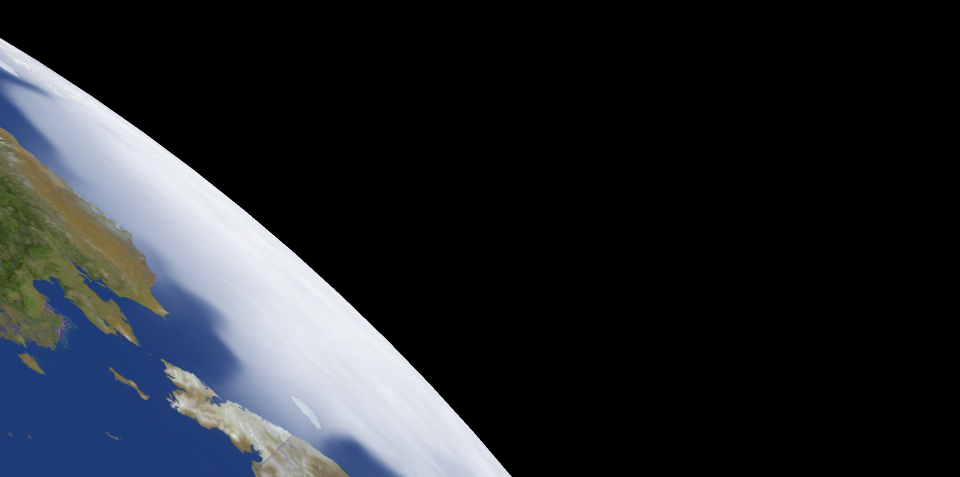
#> input picture images/45.jpg, 1920 x 954 px (shown at 1/2 size)
$ python main.py
#> lines starting #> are read from the running program, lines starting #| are printed output that depends on the picture; after the words box and inside, x2 and y2 are one past the last pixel; in counts of white or black regions, pixels touching at a corner belong together; long printed decimals are rounded
import numpy as np
import matplotlib.pyplot as plt
from PIL import Image
import cv2
from scipy.optimize import minimize
from scipy.optimize import Bounds
import math

#Read image from
img = cv2.imread('images/45.jpg')
#> img is the input picture: shape (954, 1920, 3); mean B, G, R 44.3, 39.3, 36.1


#Add filter to image for blur
blur_image = cv2.GaussianBlur(img,(3, 33), 0)


#Conver to gray
gray = cv2.cvtColor(blur_image, cv2.COLOR_BGR2GRAY)
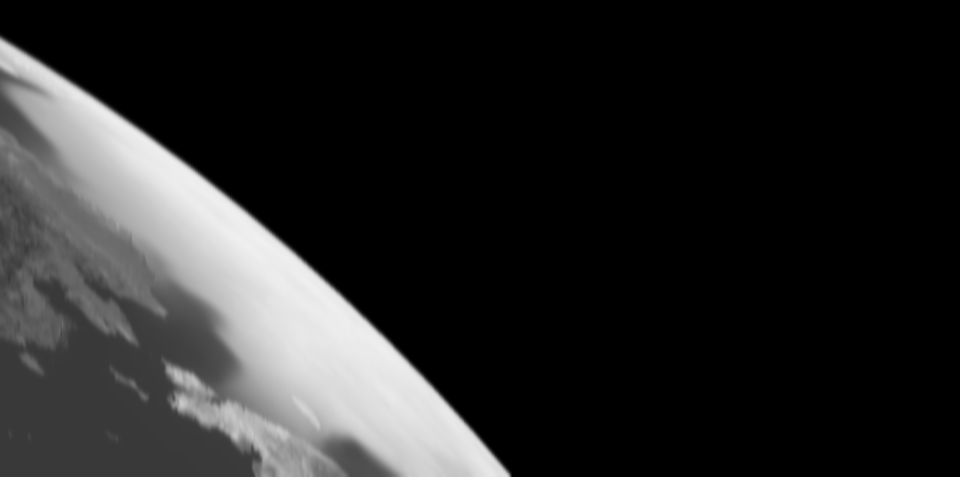
#> gray: shape (954, 1920) (shown at 1/2 size); min 0, max 241, mean 38.9


#make white and black pixels
_, thres = cv2.threshold(gray, 80, 255, cv2.THRESH_BINARY)
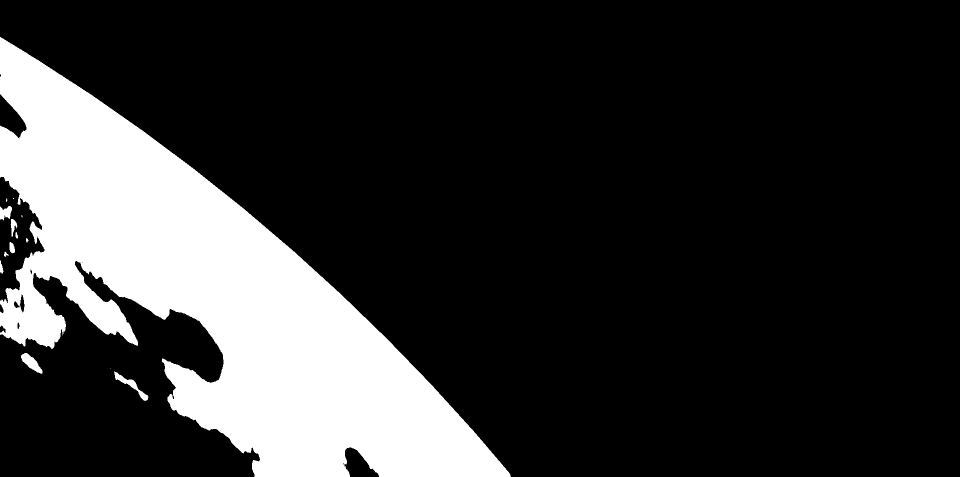
#> thres: shape (954, 1920) (shown at 1/2 size); 19.4% white; 14 white regions (4 under 20 px), largest, box (x1, y1, x2, y2) and area: (0, 74, 1022, 954) 351949, (228, 743, 297, 802) 825, (42, 706, 85, 748) 807

#Highlight edges
edged = cv2.Canny(thres, 10, 255)
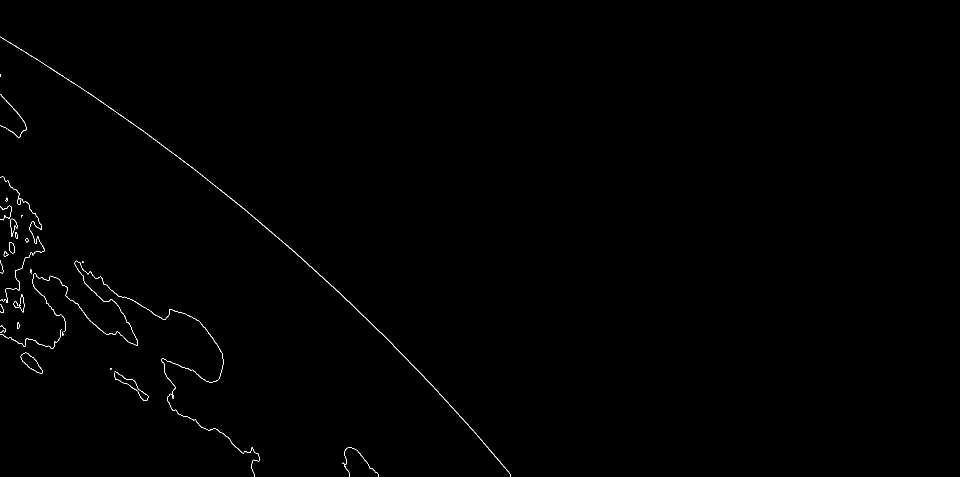
#> edged: shape (954, 1920) (shown at 1/2 size); 0.31% white in thin lines or dots, all inside (x1, y1, x2, y2) = (0, 73, 1022, 954)


#just size of image
height = len(gray[:,1])
#> height = 954
width = len(gray[1,:])
#> width = 1920


#Array of white pixels with coords
indices = np.where(edged != 0)
#> indices = 5611 positions, rows 73 to 953, columns 0 to 1021
X = [elem for elem in indices[1] ]
#> X = 5611 values, max 1021 at index 5606, min 0 at index 0, mean 307.8
Y = [elem for elem in indices[0] ]
#> Y = 5611 values from 73 to 953


#make array with center
if len(X) % 2 == 0:
    X.append(min(X))
    Y.append(min(Y))


LeftX =  min(X)
#> LeftX = 0
RightX = max(X)
#> RightX = 1021
CenterX= np.median(X)
#> CenterX = 240

indec = np.where(X == CenterX)[0][0]
#> indec = 391

LeftY = Y[np.argmin(X)]
#> LeftY = 73
RightY = Y[np.argmax(X)]
#> RightY = 952
CenterY =  Y[indec]
#> CenterY = 229


X=[LeftX,CenterX,RightX]
#> X = [0, 240, 1021]
Y=[LeftY,CenterY,RightY]
#> Y = [73, 229, 952]


plt.imshow(img)
plt.plot(X,Y)

plt.show()
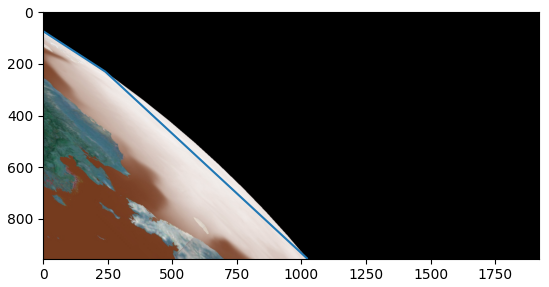
#> figure drawn by matplotlib, 1 panel; B, G, R data is drawn as R, G, B


def error(args):
    sum=0
    for i, elem in enumerate(X):
        sum=sum+((args[0]-X[i])**2+(args[1]-Y[i])**2-args[2]**2)**2
#> this loop made 3 passes
#> (elem, sum) on passes 1 to 3: (0, 6.25e+14), (240, 1.24e+15), (1021, 1.78e+15)
#> after the loop, sum = 1.78e+15
    return sum

result = minimize(error, np.array([0, 0, 5000]),
                  method = 'L-BFGS-B',
                  bounds=((-10000,10000),(-10000,10000),(-10000,10000)))
#> the loop in error (call 2), `for i, elem in enumerate(X):` made 3 passes
#> result = 10 items


coef = result.x
#> coef = [-2042.5, 3478, -3970.6]

print(coef)
#| [-2042.519  3477.952 -3970.589]

xc = coef[0] - round(width/2)
#> xc = -3002.5

yc = coef[1] - round(height/2)
#> yc = 3001

print(xc ,yc)
#| -3002.519 3000.952


theta = -math.atan2(xc, yc) * 180/math.pi
#> theta = 45.01

print(theta)
#| 45.015

$ run again, with images/0.jpg copied over images/45.jpg
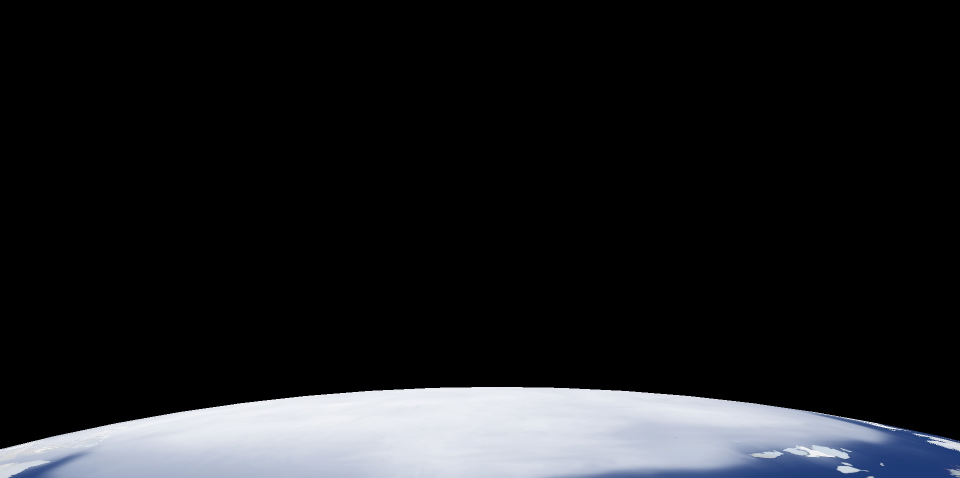
#> input picture images/0.jpg, 1920 x 956 px (shown at 1/2 size)
#> img is the input picture: shape (956, 1920, 3); mean B, G, R 32.1, 29.5, 28.3
#> `_, thres = cv2.threshold(gray, 80, 255, cv2.THRESH_BINARY)`:
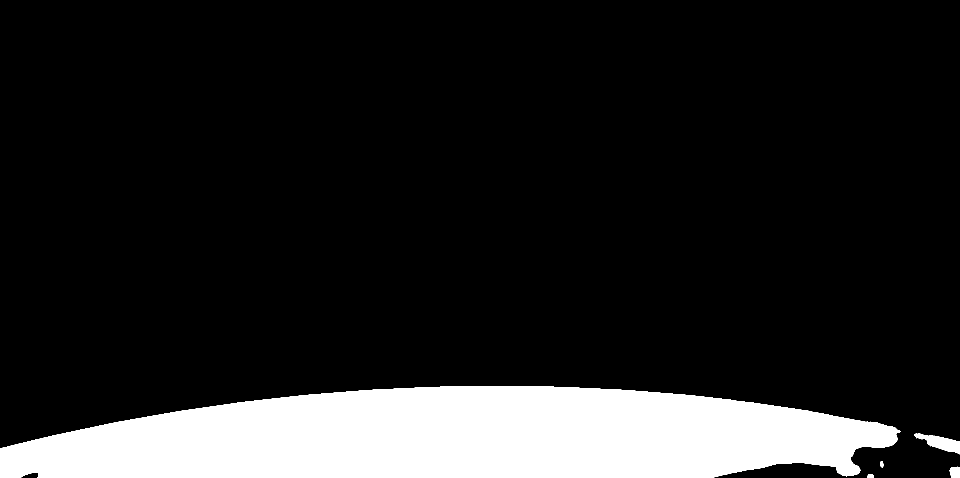
#> thres: shape (956, 1920) (shown at 1/2 size); 14.1% white; 5 white regions, box (x1, y1, x2, y2) and area: (0, 772, 1801, 956) 256315, (1829, 866, 1920, 909) 1766, (1899, 933, 1920, 956) 416, (1735, 948, 1748, 956) 91, (1761, 922, 1767, 935) 65
#> edged: shape (956, 1920); 0.14% white in thin lines or dots, all inside (x1, y1, x2, y2) = (0, 771, 1920, 956)
#> height = 956
#> width = 1920
#> indices = 2644 positions, rows 771 to 955, columns 0 to 1919
#> `X = [elem for elem in indices[1] ]`: X = 2644 values, max 1919 at index 1914, min 0 at index 2069, mean 1132.9
#> `Y = [elem for elem in indices[0] ]`: Y = 2644 values from 771 to 955
#> LeftX = 0
#> RightX = 1919
#> CenterX = 1274
#> indec = 568
#> LeftY = 895
#> RightY = 882
#> CenterY = 781
#> `X=[LeftX,CenterX,RightX]`: X = [0, 1274, 1919]
#> `Y=[LeftY,CenterY,RightY]`: Y = [895, 781, 882]
#> `plt.show()`:
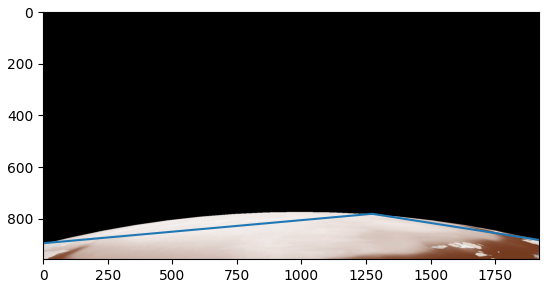
#> figure drawn by matplotlib, 1 panel; B, G, R data is drawn as R, G, B
#> the loop in error, `for i, elem in enumerate(X):` made 3 passes
#> (elem, sum) on passes 1 to 3: (0, 5.86e+14), (1274, 1.1e+15), (1919, 1.53e+15)
#> after the loop in error, `for i, elem in enumerate(X):`: sum = 1.53e+15
#> the loop in error (call 2), `for i, elem in enumerate(X):` made 3 passes
#> result = 10 items
#> coef = [985.5, 4733.1, 3962.7]
#| [ 985.545 4733.143 3962.656]
#> xc = 25.55
#> yc = 4255.1
#| 25.545 4255.143
#> theta = -0.344
#| -0.344

$ run again, with images/180.jpg copied over images/45.jpg
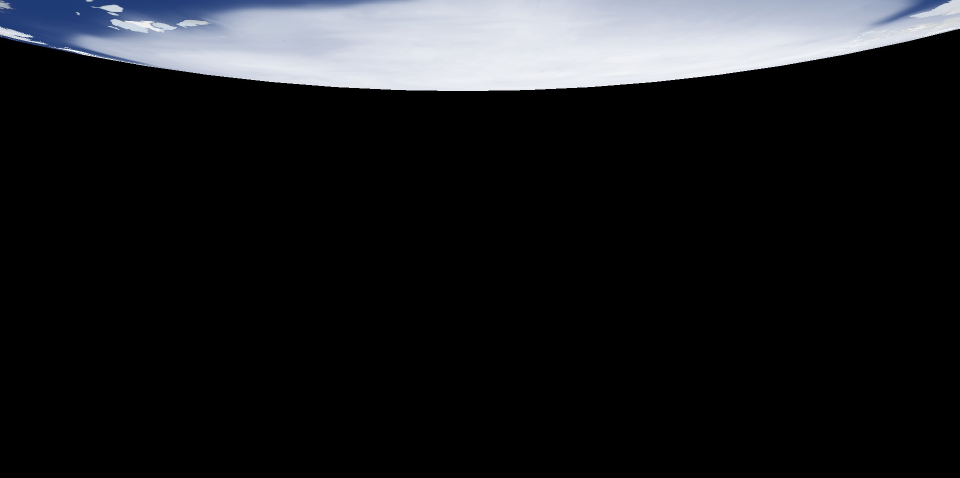
#> input picture images/180.jpg, 1920 x 956 px (shown at 1/2 size)
#> img is the input picture: shape (956, 1920, 3); mean B, G, R 32.1, 29.5, 28.3
#> `_, thres = cv2.threshold(gray, 80, 255, cv2.THRESH_BINARY)`:
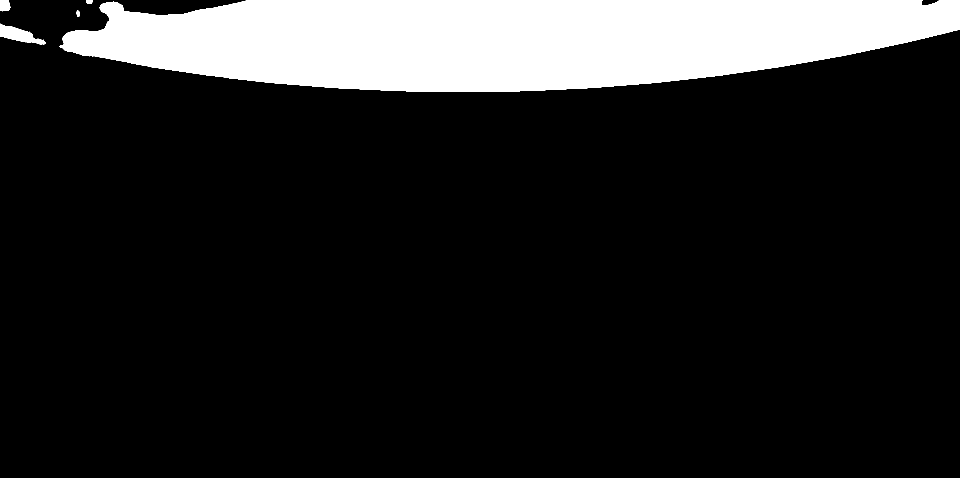
#> thres: shape (956, 1920) (shown at 1/2 size); 14.1% white; 5 white regions, box (x1, y1, x2, y2) and area: (119, 0, 1920, 184) 256315, (0, 47, 91, 90) 1766, (0, 0, 21, 23) 416, (172, 0, 185, 8) 91, (153, 21, 159, 34) 65
#> edged: shape (956, 1920); 0.14% white in thin lines or dots, all inside (x1, y1, x2, y2) = (0, 0, 1920, 184)
#> height = 956
#> width = 1920
#> indices = 2644 positions, rows 0 to 183, columns 0 to 1919
#> `X = [elem for elem in indices[1] ]`: X = 2644 values, max 1919 at index 568, min 0 at index 270, mean 786.1
#> `Y = [elem for elem in indices[0] ]`: Y = 2644 values from 0 to 183
#> LeftX = 0
#> RightX = 1919
#> CenterX = 644
#> indec = 2072
#> LeftY = 21
#> RightY = 59
#> CenterY = 173
#> `X=[LeftX,CenterX,RightX]`: X = [0, 644, 1919]
#> `Y=[LeftY,CenterY,RightY]`: Y = [21, 173, 59]
#> `plt.show()`:
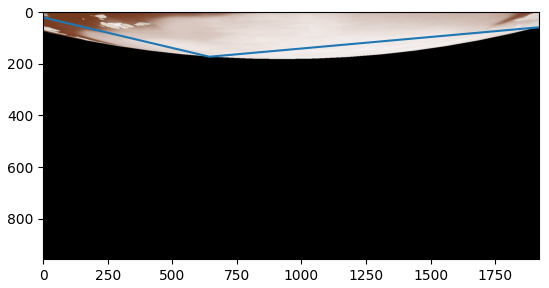
#> figure drawn by matplotlib, 1 panel; B, G, R data is drawn as R, G, B
#> the loop in error, `for i, elem in enumerate(X):` made 3 passes
#> (elem, sum) on passes 1 to 3: (0, 6.25e+14), (644, 1.23e+15), (1919, 1.68e+15)
#> after the loop in error, `for i, elem in enumerate(X):`: sum = 1.68e+15
#> the loop in error (call 2), `for i, elem in enumerate(X):` made 3 passes
#> result = 10 items
#> coef = [1016.7, -2846.1, 3042]
#| [ 1016.651 -2846.127  3042.038]
#> xc = 56.65
#> yc = -3324.1
#| 56.651 -3324.127
#> theta = -179
#| -179.024
